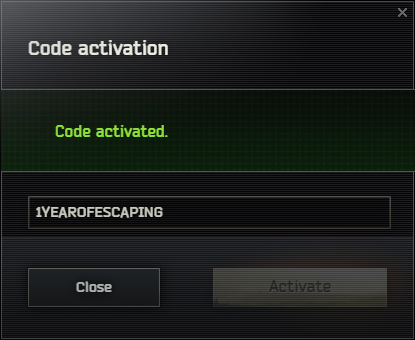
#> input picture scripts/source/code-activation.png, 415 x 340 px
$ python make_og.py
#> lines starting #> are read from the running program, lines starting #| are printed output that depends on the picture; after the words box and inside, x2 and y2 are one past the last pixel; in counts of white or black regions, pixels touching at a corner belong together
"""Build public/og.png, the link-preview image.

It takes the in-game "Code activation" dialog (scripts/source/code-activation.png),
replaces the code in the input field with TEXT, and centres the dialog on a
1200x630 dark card.

    python scripts/make_og.py
    python scripts/make_og.py --text "something else"

Needs Pillow and Windows' Bahnschrift font (close to Tarkov's Bender).
"""
import argparse
from pathlib import Path

from PIL import Image, ImageDraw, ImageFilter, ImageFont

ROOT = Path(__file__).resolve().parent.parent
FONT = "C:/Windows/Fonts/bahnschrift.ttf"
S = 1.6  # dialog scale on the card

ap = argparse.ArgumentParser()
ap.add_argument("--text", default="tarkovcodes.pages.dev")
ap.add_argument("--src", default=ROOT / "scripts/source/code-activation.png", type=Path)
ap.add_argument("--out", default=ROOT / "public/og.png", type=Path)
args = ap.parse_args()

dlg = Image.open(args.src).convert("RGB")
#> dlg is the input picture: PIL image 415x340 RGB; mean R, G, B 28.5, 32.3, 29.4
w, h = dlg.size
dlg = dlg.resize((round(w * S), round(h * S)), Image.LANCZOS)
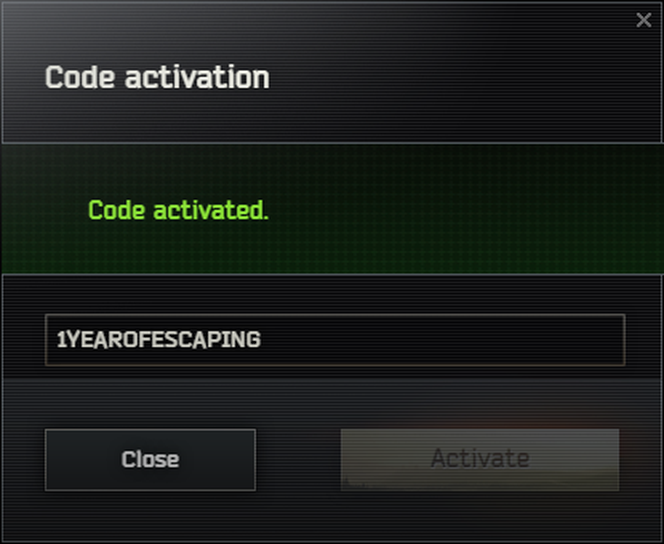
#> dlg: PIL image 664x544 RGB; mean R, G, B 28.5, 32.3, 29.4

# Input interior in source pixels (border excluded), found by scanning the image.
x0, x1, y0, y1 = 30, 388, 198, 227
sx0, sx1, sy0, sy1 = round(x0 * S), round(x1 * S), round(y0 * S), round(y1 * S)
clean_x = round(360 * S)  # an empty spot inside the field, right of the old text
px = dlg.load()
for y in range(sy0, sy1 + 1):
    c = px[clean_x, y]  # keeps the field's scan-line pattern row by row
    for x in range(sx0, sx1 + 1):
        px[x, y] = c
#> this loop made 47 passes
#> c on passes 1 to 8: (21, 21, 22), (7, 7, 9), (7, 7, 9), (21, 21, 22), (14, 14, 16), (3, 3, 5), (17, 17, 19), (17, 17, 19)

font = ImageFont.truetype(FONT, round(15 * S))
try:
    font.set_variation_by_name("Bold")
except Exception:
    pass
d = ImageDraw.Draw(dlg)
cy = (y0 + y1) / 2 * S
d.text((round(38 * S), cy), args.text, font=font, fill=(200, 200, 191), anchor="lm")

# Card: Tarkov site background with a soft teal glow from the top.
W, H = 1200, 630
card = Image.new("RGB", (W, H), (19, 20, 20))
glow = Image.new("L", (W, H), 0)
#> glow: PIL image 1200x630 L; every value is 0
ImageDraw.Draw(glow).ellipse((W / 2 - 520, -380, W / 2 + 520, 260), fill=120)
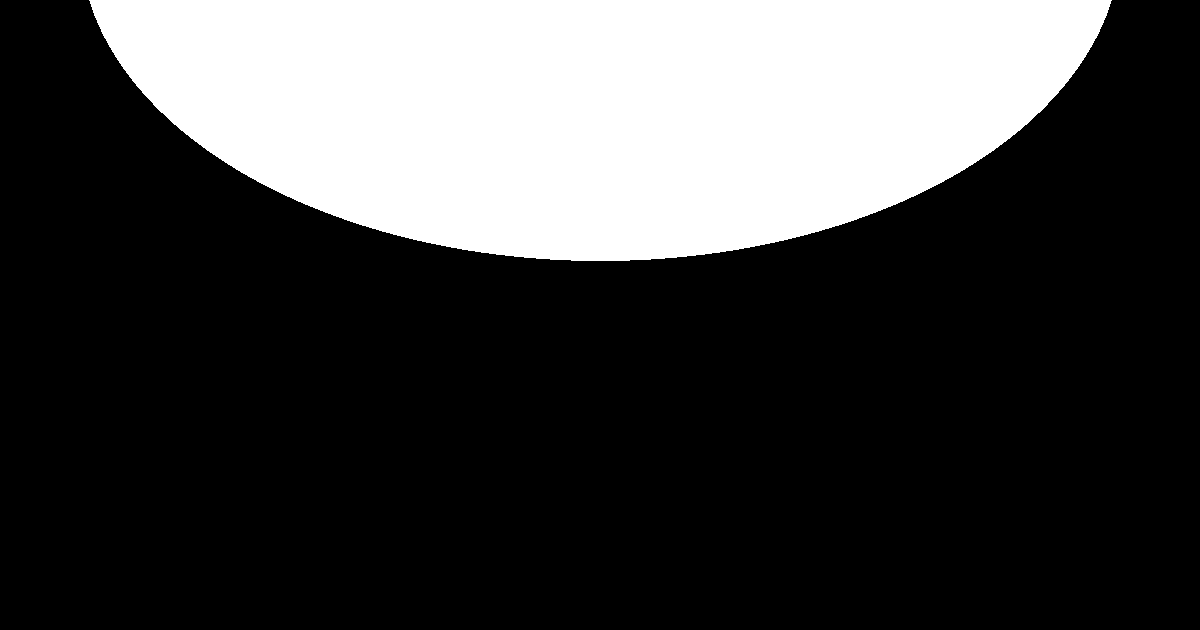
#> glow: PIL image 1200x630 L; values 0 (black) and 120 (white), 26.5% white; 1 white region, box (x1, y1, x2, y2) and area: (89, 0, 1112, 261) 200411
glow = glow.filter(ImageFilter.GaussianBlur(110))
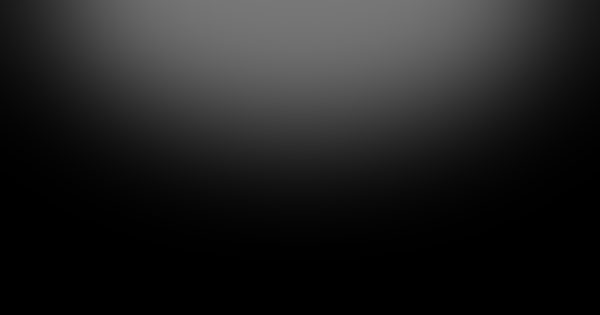
#> glow: PIL image 1200x630 L (shown at 1/2 size); min 0, max 119, mean 32
card.paste(Image.new("RGB", (W, H), (40, 110, 95)), (0, 0), glow)

dx, dy = (W - dlg.width) // 2, (H - dlg.height) // 2
shadow = Image.new("L", (W, H), 0)
ImageDraw.Draw(shadow).rectangle((dx - 6, dy + 4, dx + dlg.width + 6, dy + dlg.height + 14), fill=200)
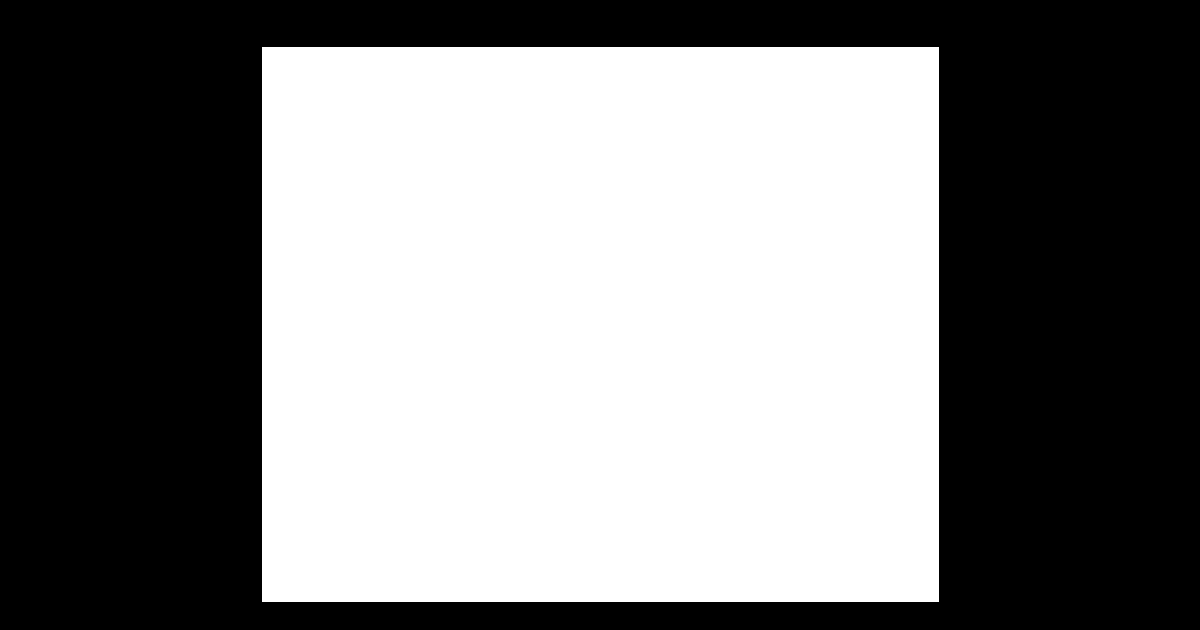
#> shadow: PIL image 1200x630 L; values 0 (black) and 200 (white), 49.7% white; 1 white region, box (x1, y1, x2, y2) and area: (262, 47, 939, 602) 375735
shadow = shadow.filter(ImageFilter.GaussianBlur(18))
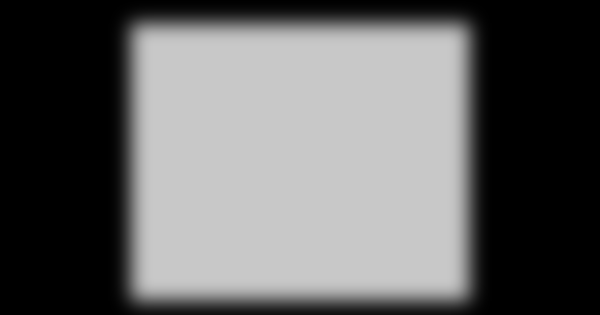
#> shadow: PIL image 1200x630 L (shown at 1/2 size); min 0, max 200, mean 99.3
card.paste(Image.new("RGB", (W, H), (0, 0, 0)), (0, 0), shadow)
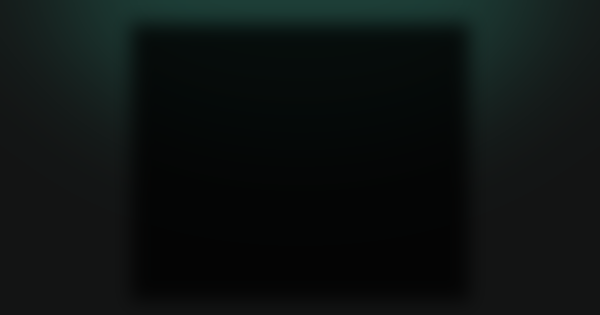
#> card: PIL image 1200x630 RGB (shown at 1/2 size); mean R, G, B 12.9, 18.1, 17.1
card.paste(dlg, (dx, dy))
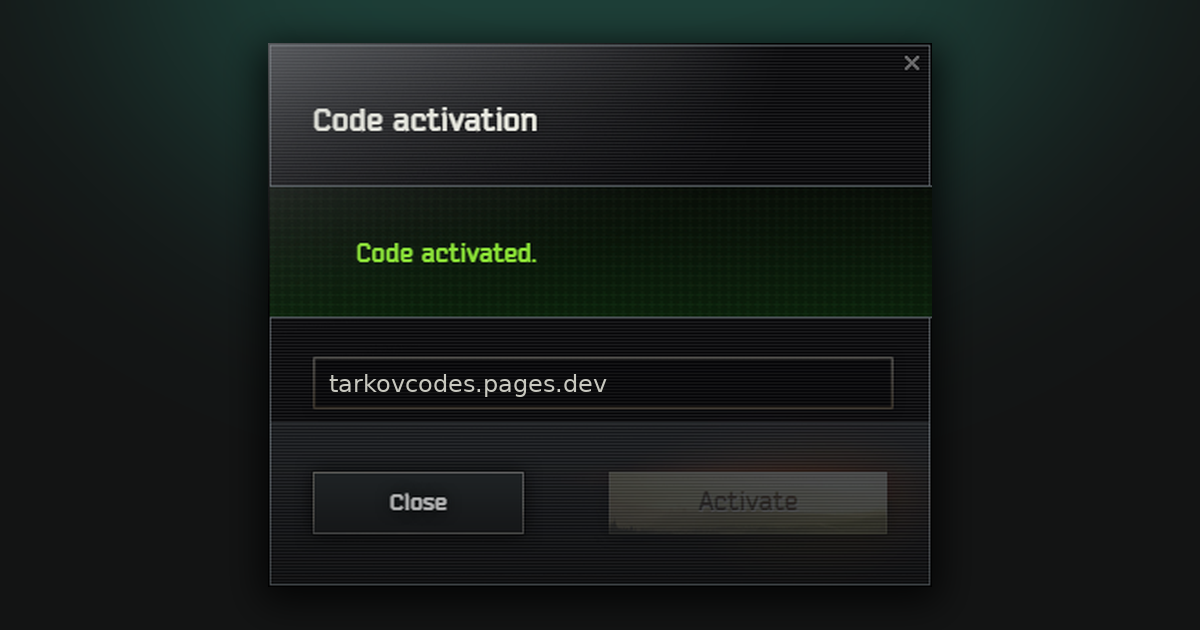
#> card: PIL image 1200x630 RGB; mean R, G, B 23.9, 29.3, 27.2
ImageDraw.Draw(card).rectangle((dx - 1, dy - 1, dx + dlg.width, dy + dlg.height), outline=(58, 62, 62))

card.save(args.out, optimize=True)
print(f"wrote {args.out} {card.size}")
#| wrote public/og.png (1200, 630)
